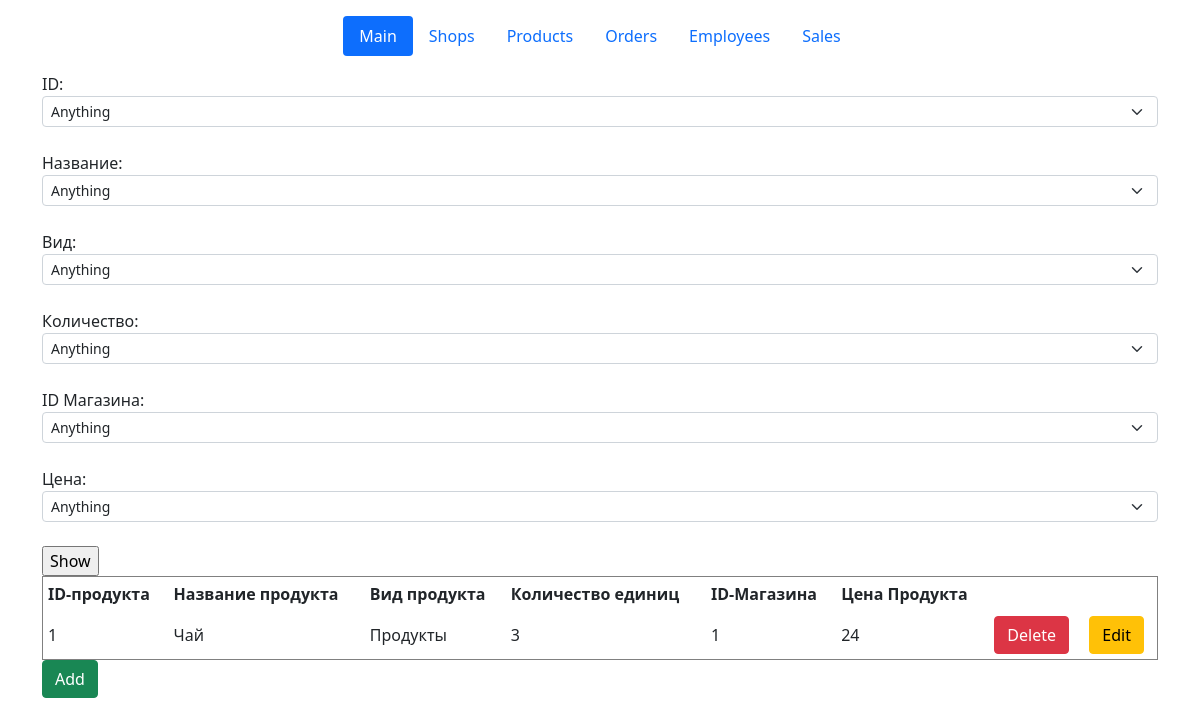
The page /products on the database as committed earlier.
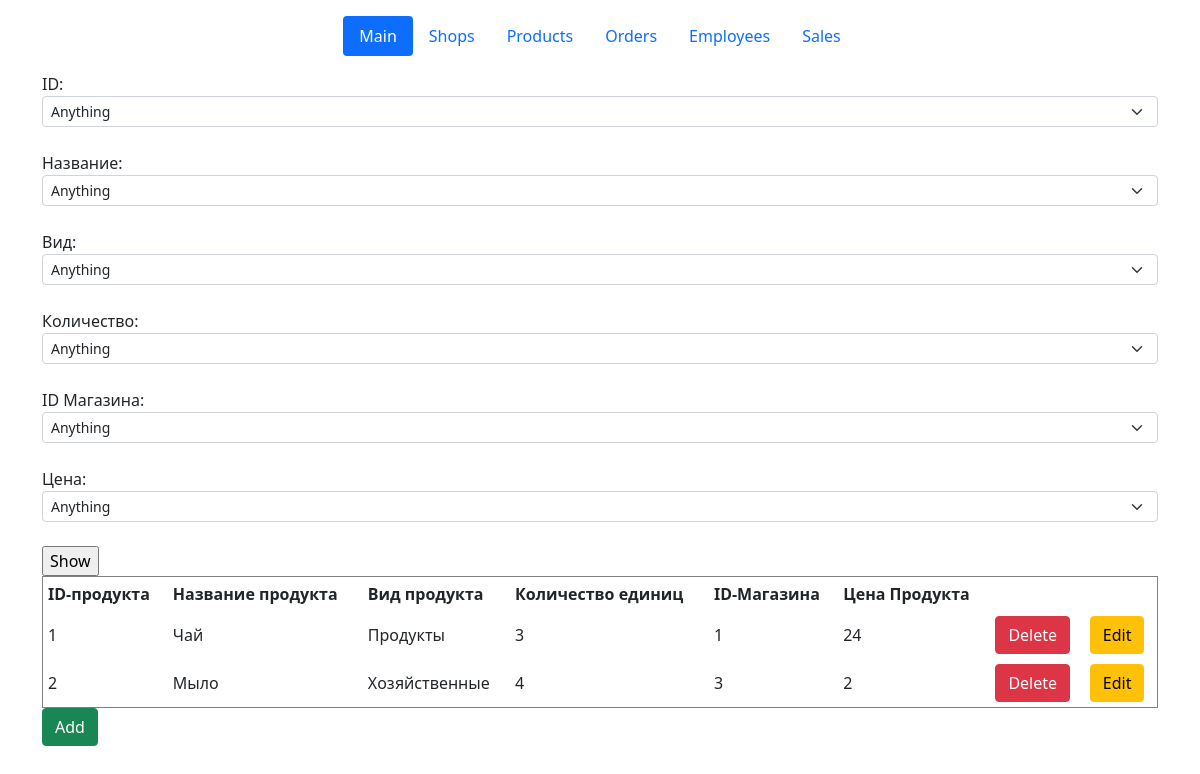
The same page on the database as committed later.
### classes_file.py (models this page shows, shortened)
class Products(db.Model):
    id_product = db.Column(db.Integer, primary_key=True)
    name_product = db.Column(db.String(20), nullable=False)
    type_product = db.Column(db.String(20), nullable=False)
    amount_product = db.Column(db.Integer, nullable=False)
    id_shop = db.Column(db.Integer, nullable=False)
    price_product = db.Column(db.Integer, default=0)

### products.py (the view)
@app.route('/products')
def products():
    if "action" in request.args:
        if request.args["action"] == "del":  # для обратобки кнопки delete
            id_product = request.args['id']
            product = Products.query.get_or_404(id_product)
            try:
                db.session.delete(product)
                db.session.commit()
                return redirect("/products")
            except:
                return "При удалении записи произошла ошибка"
        elif request.args["action"] == "choice":
            id_product_lst = [request.args['id_product']]
            name_product_lst = [request.args['name_product']]
            type_product_lst = [request.args['type_product']]
            amount_product_lst = [request.args['amount_product']]
            id_shop_lst = [request.args['id_shop']]
            price_product_lst = [request.args['price_product']]
            if request.args['id_product'] == "any":
                temp = db.session.execute(f"SELECT id_product from Products").fetchall()
                id_product_lst = [temp[i][0] for i in range(len(temp))]
            if request.args['name_product'] == "any":
                temp = db.session.execute(f"SELECT name_product from Products").fetchall()
                name_product_lst = [temp[i][0] for i in range(len(temp))]
            if request.args['type_product'] == "any":
                temp = db.session.execute(f"SELECT type_product from Products").fetchall()
                type_product_lst = [temp[i][0] for i in range(len(temp))]
            if request.args['amount_product'] == "any":
                temp = db.session.execute(f"SELECT amount_product from Products").fetchall()
                amount_product_lst = [temp[i][0] for i in range(len(temp))]
            if request.args['id_shop'] == "any":
                temp = db.session.execute(f"SELECT id_shop from Products").fetchall()
                id_shop_lst = [temp[i][0] for i in range(len(temp))]
            if request.args['price_product'] == "any":
                temp = db.session.execute(f"SELECT price_product from Products").fetchall()
                price_product_lst = [temp[i][0] for i in range(len(temp))]
            table = db.session.query(Products)\
                .filter(Products.id_product.in_(id_product_lst))\
                .filter(Products.name_product.in_(name_product_lst))\
                .filter(Products.type_product.in_(type_product_lst))\
                .filter(Products.amount_product.in_(amount_product_lst))\
                .filter(Products.id_shop.in_(id_shop_lst))\
                .filter(Products.price_product.in_(price_product_lst))
            return render_template("products.html", table=table)
        else:
            return redirect("/products")
    else:
        table = Products.query.order_by(Products.id_product).all()
        return render_template("products.html", table=table)

### templates/products.html (shortened to what this page needs)
{% extends 'base.html' %}
{% block body %}
    <form action="/product-choice" method="POST" id="data">
        ID:
        <select name="id_product" class="form-select form-select-sm">
            <option value="any" label = "Anything">
                {% for el in table %}
            <option value={{el.id_product}}  label = {{el.id_product}}>
                {% endfor %}
        </select>
        <br>Название:
        <select name="name_product" class="form-select form-select-sm">
            <option value="any" label = "Anything">
                {% for el in table %}
            <option value={{el.name_product}}  label = {{el.name_product}}>
                {% endfor %}
        </select>
        <br>Вид:
        <select name="type_product" class="form-select form-select-sm">
            <option value="any" label = "Anything">
                {% for el in table %}
            <option value={{el.type_product}}  label = {{el.type_product}}>
                {% endfor %}
        </select>
        <br>Количество:
        <select name="amount_product" class="form-select form-select-sm">
            <option value="any" label = "Anything">
                {% for el in table %}
            <option value={{el.amount_product}}  label = {{el.amount_product}}>
                {% endfor %}
        </select>
        <br>ID Магазина:
        <select name="id_shop" class="form-select form-select-sm">
            <option value="any" label = "Anything">
                {% for el in table %}
            <option value={{el.id_shop}}  label = {{el.id_shop}}>
                {% endfor %}
        </select>
        <br>Цена:
        <select name="price_product" class="form-select form-select-sm">
            <option value="any" label = "Anything">
                {% for el in table %}
            <option value={{el.price_product}}  label = {{el.price_product}}>
                {% endfor %}
        </select><br>
        <input type="submit" name="btn btn-success" value="Show"><br>
    </form>
    <table border="1" width="100%" cellpadding="5">
        <tr>
            <th>ID-продукта</th>
            <th>Название продукта</th>
            <th>Вид продукта</th>
            <th>Количество единиц</th>
            <th>ID-Магазина</th>
            <th>Цена Продукта</th>
            <th></th>
            <th></th>
        </tr>
        {% for el in table %}
        <tr>
            <td>{{ el.id_product }}</td>
            <td>{{ el.name_product }}</td>
            <td>{{ el.type_product }}</td>
            <td>{{ el.amount_product }}</td>
            <td>{{ el.id_shop }}</td>
            <td>{{ el.price_product }}</td>
            <td>
                <a href="/products?id={{el.id_product}}&action=del" class="btn btn-danger">Delete</a>
            </td>
            <td>
                <a href="/products/{{el.id_product}}/edit" class="btn btn-warning">Edit</a>
            </td>
        </tr>
        {% endfor %}
    </table>
    <a href="/products/create" class="btn btn-success">Add</a>
{% endblock %}

Rows that differ between the two databases and show on the page:
added Products: id_product "2", name_product "Мыло", type_product "Хозяйственные", amount_product "4", id_shop "3", price_product "2"
